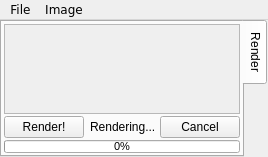
<?xml version="1.0" encoding="UTF-8"?>
<ui version="4.0">
 <class>WindowBase</class>
 <widget class="QMainWindow" name="WindowBase">
  <property name="geometry">
   <rect>
    <x>0</x>
    <y>0</y>
    <width>220</width>
    <height>157</height>
   </rect>
  </property>
  <property name="windowTitle">
   <string>YafaRay Graphical Rendering Output</string>
  </property>
  <widget class="QWidget" name="centralwidget">
   <layout class="QGridLayout" name="gridLayout">
    <property name="margin">
     <number>0</number>
    </property>
    <property name="spacing">
     <number>0</number>
    </property>
    <item row="0" column="0">
     <widget class="QTabWidget" name="tabWidget">
      <property name="tabPosition">
       <enum>QTabWidget::East</enum>
      </property>
      <property name="currentIndex">
       <number>0</number>
      </property>
      <widget class="QWidget" name="tab">
       <property name="sizePolicy">
        <sizepolicy hsizetype="Expanding" vsizetype="Expanding">
         <horstretch>0</horstretch>
         <verstretch>0</verstretch>
        </sizepolicy>
       </property>
       <attribute name="title">
        <string>Render</string>
       </attribute>
       <layout class="QGridLayout" name="gridLayout_3">
        <property name="margin">
         <number>2</number>
        </property>
        <property name="spacing">
         <number>2</number>
        </property>
        <item row="3" column="0">
         <widget class="QPushButton" name="renderButton">
          <property name="text">
           <string>Render!</string>
          </property>
         </widget>
        </item>
        <item row="4" column="0" colspan="3">
         <widget class="QProgressBar" name="progressbar">
          <property name="sizePolicy">
           <sizepolicy hsizetype="MinimumExpanding" vsizetype="Fixed">
            <horstretch>0</horstretch>
            <verstretch>0</verstretch>
           </sizepolicy>
          </property>
          <property name="minimumSize">
           <size>
            <width>0</width>
            <height>13</height>
           </size>
          </property>
          <property name="maximumSize">
           <size>
            <width>16777215</width>
            <height>13</height>
           </size>
          </property>
          <property name="font">
           <font>
            <pointsize>8</pointsize>
           </font>
          </property>
          <property name="value">
           <number>0</number>
          </property>
          <property name="alignment">
           <set>Qt::AlignCenter</set>
          </property>
          <property name="textVisible">
           <bool>true</bool>
          </property>
          <property name="orientation">
           <enum>Qt::Horizontal</enum>
          </property>
         </widget>
        </item>
        <item row="2" column="0" colspan="3">
         <widget class="QScrollArea" name="renderArea">
          <property name="frameShadow">
           <enum>QFrame::Plain</enum>
          </property>
          <property name="verticalScrollBarPolicy">
           <enum>Qt::ScrollBarAsNeeded</enum>
          </property>
          <property name="horizontalScrollBarPolicy">
           <enum>Qt::ScrollBarAsNeeded</enum>
          </property>
          <property name="widgetResizable">
           <bool>true</bool>
          </property>
          <property name="alignment">
           <set>Qt::AlignCenter</set>
          </property>
          <widget class="QWidget" name="scrollAreaWidgetContents">
           <property name="geometry">
            <rect>
             <x>0</x>
             <y>0</y>
             <width>183</width>
             <height>77</height>
            </rect>
           </property>
          </widget>
         </widget>
        </item>
        <item row="3" column="2">
         <widget class="QPushButton" name="cancelButton">
          <property name="text">
           <string>Cancel</string>
          </property>
         </widget>
        </item>
        <item row="3" column="1">
         <widget class="QLabel" name="yafLabel">
          <property name="sizePolicy">
           <sizepolicy hsizetype="Expanding" vsizetype="Preferred">
            <horstretch>0</horstretch>
            <verstretch>0</verstretch>
           </sizepolicy>
          </property>
          <property name="text">
           <string>Rendering...</string>
          </property>
          <property name="textFormat">
           <enum>Qt::AutoText</enum>
          </property>
          <property name="margin">
           <number>0</number>
          </property>
          <property name="indent">
           <number>4</number>
          </property>
          <property name="textInteractionFlags">
           <set>Qt::NoTextInteraction</set>
          </property>
         </widget>
        </item>
       </layout>
      </widget>
     </widget>
    </item>
   </layout>
  </widget>
  <widget class="QMenuBar" name="menubar">
   <property name="geometry">
    <rect>
     <x>0</x>
     <y>0</y>
     <width>220</width>
     <height>26</height>
    </rect>
   </property>
   <property name="font">
    <font>
     <family>Bitstream Vera Sans</family>
     <kerning>true</kerning>
    </font>
   </property>
   <widget class="QMenu" name="menuFile">
    <property name="title">
     <string>File</string>
    </property>
    <addaction name="actionOpen"/>
    <addaction name="separator"/>
    <addaction name="actionQuit"/>
   </widget>
   <widget class="QMenu" name="menuImage">
    <property name="title">
     <string>Image</string>
    </property>
    <addaction name="actionSave_As"/>
    <addaction name="separator"/>
    <addaction name="actionZoom_In"/>
    <addaction name="actionZoom_Out"/>
    <addaction name="actionSaveAlpha"/>
   </widget>
   <addaction name="menuFile"/>
   <addaction name="menuImage"/>
  </widget>
  <action name="actionOpen">
   <property name="text">
    <string>Open</string>
   </property>
  </action>
  <action name="actionQuit">
   <property name="text">
    <string>Quit</string>
   </property>
   <property name="shortcut">
    <string>Ctrl+Q</string>
   </property>
  </action>
  <action name="actionSave">
   <property name="text">
    <string>Save</string>
   </property>
   <property name="shortcut">
    <string>Ctrl+S</string>
   </property>
  </action>
  <action name="actionSave_As">
   <property name="text">
    <string>Save As</string>
   </property>
   <property name="shortcut">
    <string>Ctrl+S</string>
   </property>
  </action>
  <action name="actionZoom_In">
   <property name="text">
    <string>Zoom In</string>
   </property>
   <property name="shortcut">
    <string>+</string>
   </property>
  </action>
  <action name="actionZoom_Out">
   <property name="text">
    <string>Zoom Out</string>
   </property>
   <property name="shortcut">
    <string>-</string>
   </property>
  </action>
  <action name="actionSaveAlpha">
   <property name="checkable">
    <bool>true</bool>
   </property>
   <property name="text">
    <string>Save with Alpha channel</string>
   </property>
   <property name="iconText">
    <string>Save with Alpha channel</string>
   </property>
   <property name="toolTip">
    <string>Save image with transparency channel</string>
   </property>
  </action>
 </widget>
 <resources/>
 <connections/>
</ui>
